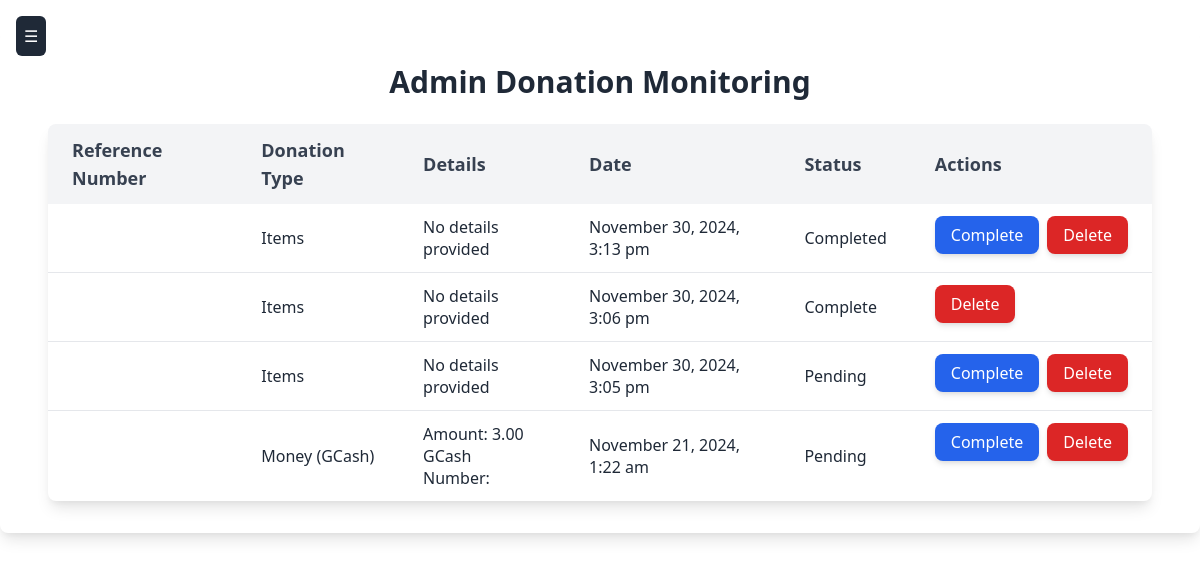
The app's page /admins/AdminMonitorDonations.php with its own data.
### tables this page shows
CREATE TABLE `donations` (
  `donation_id` int(11) NOT NULL,
  `user_id` int(11) NOT NULL,
  `donation_type` enum('money','items') NOT NULL,
  `donation_amount` decimal(10,2) DEFAULT NULL,
  `items_donated` text DEFAULT NULL,
  `payment_method` enum('creditCard','paypal','bankTransfer') DEFAULT NULL,
  `contact` varchar(255) NOT NULL,
  `created_at` timestamp NOT NULL DEFAULT current_timestamp(),
  `email` varchar(50) NOT NULL,
  `referral_code` varchar(10) DEFAULT NULL,
  `gcash_number` varchar(15) DEFAULT NULL,
  `status` varchar(10) DEFAULT NULL
);

### admins/AdminMonitorDonations.php (the view, shortened to what this page needs)
<?php
include '../database.php';
$donations = [];
$query = "SELECT * FROM donations ORDER BY created_at DESC";
$stmt = $conn->prepare($query);
$stmt->execute();
$result = $stmt->get_result();
while ($row = $result->fetch_assoc()) {
    $donations[] = $row;
}
?>
<?php include 'sidebar.php' ?>
<div class="w-full h-screen flex justify-center items-start pt-8">
  <div class="max-w-screen-xl w-full px-6 md:px-12 py-8 bg-white shadow-lg rounded-lg">
    <h2 class="text-3xl font-semibold text-center text-gray-800 mb-6">Admin Donation Monitoring</h2>
    <div class="overflow-x-auto bg-white shadow-lg rounded-lg">
      <table class="min-w-full table-auto">
        <thead class="bg-gray-100">
          <tr>
            <th class="py-3 px-6 text-left text-lg font-semibold text-gray-700">Reference Number</th>
            <th class="py-3 px-6 text-left text-lg font-semibold text-gray-700">Donation Type</th>
            <th class="py-3 px-6 text-left text-lg font-semibold text-gray-700">Details</th>
            <th class="py-3 px-6 text-left text-lg font-semibold text-gray-700">Date</th>
            <th class="py-3 px-6 text-left text-lg font-semibold text-gray-700">Status</th>
            <th class="py-3 px-6 text-left text-lg font-semibold text-gray-700">Actions</th>
          </tr>
        </thead>
        <tbody class="divide-y divide-gray-200">
          <?php foreach ($donations as $donation): ?>
            <tr class="hover:bg-gray-50">
              <td class="py-3 px-6 text-gray-800"><?= htmlspecialchars($donation['reference_number']) ?></td>
              <td class="py-3 px-6 text-gray-800">
                <?= htmlspecialchars(ucfirst($donation['donation_type'] === 'money' ? 'Money (GCash)' : 'Items')) ?>
              </td>
              <td class="py-3 px-6 text-gray-800">
                <?php if ($donation['donation_type'] === 'money'): ?>
                  Amount: <?= htmlspecialchars($donation['donation_amount']) ?><br>
                  GCash Number: <?= htmlspecialchars($donation['gcash_number']) ?>
                <?php else: ?>
                 <?= htmlspecialchars($donation['item_details'] ?? 'No details provided') ?>
                <?php endif; ?>
              </td>
              <td class="py-3 px-6 text-gray-800"><?= date('F j, Y, g:i a', strtotime($donation['created_at'])) ?></td>
              <td class="py-3 px-6 text-gray-800">
                <?= htmlspecialchars($donation['status'] ?? 'Pending') ?>
              </td>
              <td class="py-3 px-6 space-y-2 flex flex-col sm:space-y-0 sm:space-x-2 sm:flex-row">
                <?php if (($donation['status'] ?? 'Pending') !== 'Complete'): ?>
                  <button type="button"
                          onclick="window.location.href='?complete=<?= urlencode($donation['reference_number']) ?>';"
                          class="inline-block text-white bg-blue-600 hover:bg-blue-700 py-2 px-4 rounded-lg shadow-md transition duration-200 transform hover:scale-105 focus:outline-none focus:ring-2 focus:ring-blue-500">
                          Complete
                  </button>
                <?php endif; ?>
                <button type="button"
                        onclick="if (confirm('Are you sure you want to delete this donation?')) { window.location.href='?delete=<?= urlencode($donation['reference_number']) ?>'; }"
                        class="inline-block text-white bg-red-600 hover:bg-red-700 py-2 px-4 rounded-lg shadow-md transition duration-200 transform hover:scale-105 focus:outline-none focus:ring-2 focus:ring-red-500">
                        Delete
                </button>
              </td>
            </tr>
          <?php endforeach; ?>
        </tbody>
      </table>
    </div>
  </div>
</div>
<link href="https://cdn.jsdelivr.net/npm/tailwindcss@2.2.19/dist/tailwind.min.css" rel="stylesheet">

### records on screen
donations: donation_type "Items", item_details "No details provided", created_at "November 30, 2024, 3:13 pm", status "Completed"
donations: donation_type "Items", item_details "No details provided", created_at "November 30, 2024, 3:06 pm", status "Complete"
donations: donation_type "Items", item_details "No details provided", created_at "November 30, 2024, 3:05 pm", status "Pending"
donations: donation_type "Money (GCash)", donation_amount "3.00", created_at "November 21, 2024, 1:22 am", status "Pending"
